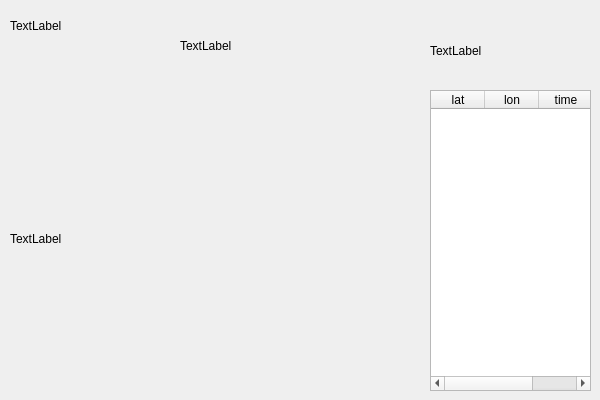
<?xml version="1.0" encoding="UTF-8"?>
<ui version="4.0">
 <class>Form</class>
 <widget class="QWidget" name="Form">
  <property name="geometry">
   <rect>
    <x>0</x>
    <y>0</y>
    <width>600</width>
    <height>400</height>
   </rect>
  </property>
  <property name="windowTitle">
   <string>Form</string>
  </property>
  <widget class="QLabel" name="helloBox">
   <property name="geometry">
    <rect>
     <x>10</x>
     <y>10</y>
     <width>131</width>
     <height>31</height>
    </rect>
   </property>
   <property name="text">
    <string>TextLabel</string>
   </property>
  </widget>
  <widget class="QLabel" name="locationBox">
   <property name="geometry">
    <rect>
     <x>180</x>
     <y>10</y>
     <width>111</width>
     <height>71</height>
    </rect>
   </property>
   <property name="text">
    <string>TextLabel</string>
   </property>
  </widget>
  <widget class="QLabel" name="historyBox">
   <property name="geometry">
    <rect>
     <x>430</x>
     <y>30</y>
     <width>161</width>
     <height>41</height>
    </rect>
   </property>
   <property name="text">
    <string>TextLabel</string>
   </property>
  </widget>
  <widget class="QLabel" name="mapBox">
   <property name="geometry">
    <rect>
     <x>10</x>
     <y>89</y>
     <width>390</width>
     <height>300</height>
    </rect>
   </property>
   <property name="text">
    <string>TextLabel</string>
   </property>
  </widget>
  <widget class="QTableWidget" name="tableBox">
   <property name="geometry">
    <rect>
     <x>430</x>
     <y>90</y>
     <width>161</width>
     <height>301</height>
    </rect>
   </property>
   <attribute name="horizontalHeaderDefaultSectionSize">
    <number>54</number>
   </attribute>
   <column>
    <property name="text">
     <string>lat</string>
    </property>
   </column>
   <column>
    <property name="text">
     <string>lon</string>
    </property>
   </column>
   <column>
    <property name="text">
     <string>time</string>
    </property>
   </column>
  </widget>
 </widget>
 <resources/>
 <connections/>
</ui>
